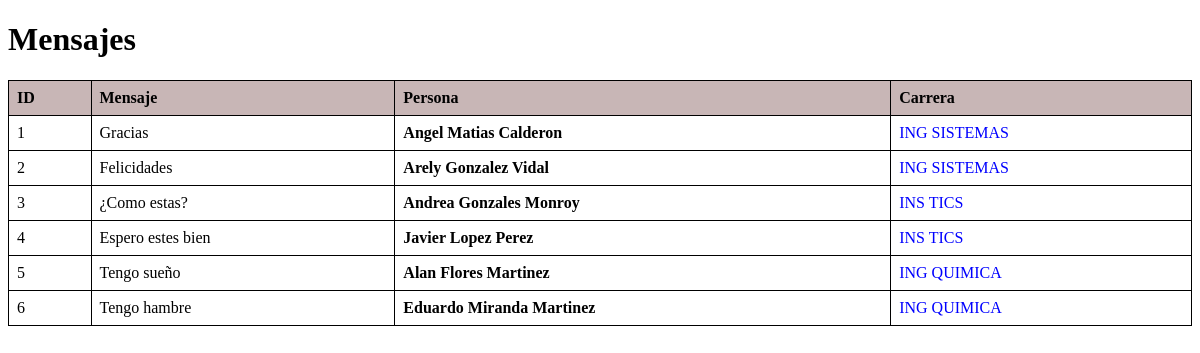
Screenshot of /chat/mensajes with the database file from the repository.
### chat/models.py (models this page shows, shortened)
class Mensajes(models.Model):
    txt_mensaje = models.CharField(max_length=200)
    persona = models.ForeignKey(Persona,on_delete=models.PROTECT)
    status = models.SmallIntegerField()

class Persona(models.Model):
    nombre = models.CharField(max_length=80)
    ap_pat = models.CharField(max_length=80)
    ap_mat = models.CharField(max_length=80)
    usu = models.CharField(max_length=80)
    pwd = models.CharField(max_length=80)
    fecha_nac = models.DateField()
    carrera = models.ForeignKey(Carreras,on_delete=models.PROTECT)
    status = models.SmallIntegerField()

class Carreras(models.Model):
    nombre = models.CharField(max_length=80)
    status = models.SmallIntegerField()

### chat/views.py (the view)
# urls.py: path('mensajes',views.mensajes)
def mensajes(request):
    mensaje = Mensajes.objects.all()
    return render(request, 'mensajes.html', {'mensajes': mensaje})

### chat/templates/mensajes.html (shortened to what this page needs)
<!DOCTYPE html>
<html lang="en">
<head>
</head>
<body>
    <h1>Mensajes</h1>
    <table>
        <tr>
            <th>ID</th>
            <th>Mensaje</th>
            <th>Persona</th>
            <th>Carrera</th>
        </tr>
        {% for mensaje in mensajes %}
        <tr>
            <td>{{mensaje.id}}</td>
            <td>{{mensaje.txt_mensaje}}</td>
            <td class="nombre-persona">{{ mensaje.persona.nombre }} {{ mensaje.persona.ap_pat }} {{ mensaje.persona.ap_mat }}</td>
            <td class="nombre-carrera">{{ mensaje.persona.carrera.nombre }}</td>
        </tr>
        {% endfor %}
    </table>
</body>
</html>

### chat/templates/mensajes.html (style rules this page uses)
.nombre-persona { font-weight: bold; }
.nombre-carrera { color: blue; }
table { width: 100%; border-collapse: collapse; }
th, td { border: 1px solid black; text-align: left; padding: 8px; }
th { background-color: #c8b6b6; }

### rows the page displays
Mensajes: id "1", txt_mensaje "Gracias", persona.nombre "Angel", persona.ap_pat "Matias", persona.ap_mat "Calderon", persona.carrera.nombre "ING SISTEMAS"
Mensajes: id "2", txt_mensaje "Felicidades", persona.nombre "Arely", persona.ap_pat "Gonzalez", persona.ap_mat "Vidal", persona.carrera.nombre "ING SISTEMAS"
Mensajes: id "3", txt_mensaje "¿Como estas?", persona.nombre "Andrea", persona.ap_pat "Gonzales", persona.ap_mat "Monroy", persona.carrera.nombre "INS TICS"
Mensajes: id "4", txt_mensaje "Espero estes bien", persona.nombre "Javier", persona.ap_pat "Lopez", persona.ap_mat "Perez", persona.carrera.nombre "INS TICS"
Mensajes: id "5", txt_mensaje "Tengo sueño", persona.nombre "Alan", persona.ap_pat "Flores", persona.ap_mat "Martinez", persona.carrera.nombre "ING QUIMICA"
Mensajes: id "6", txt_mensaje "Tengo hambre", persona.nombre "Eduardo", persona.ap_pat "Miranda", persona.ap_mat "Martinez", persona.carrera.nombre "ING QUIMICA"
